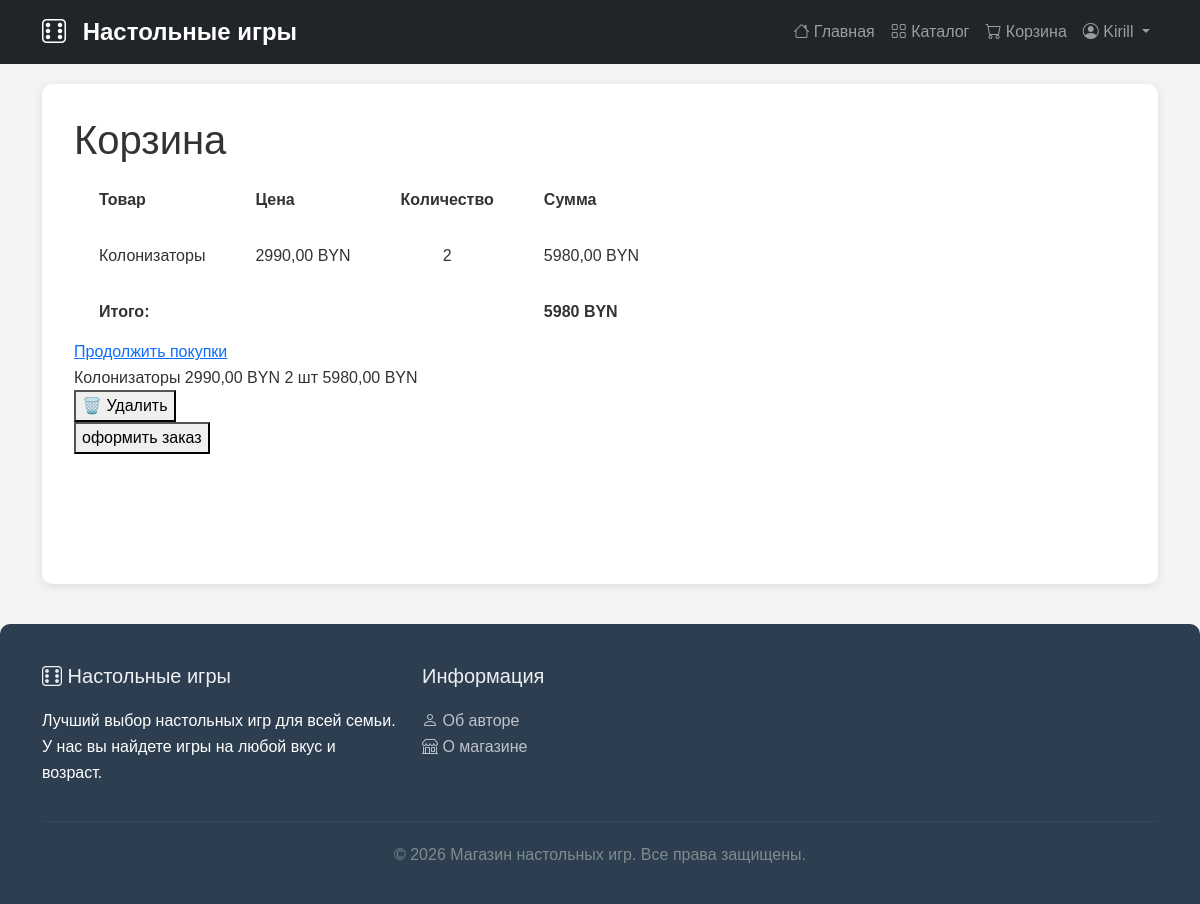
Before: /basket/ (signed in) with the older database file.
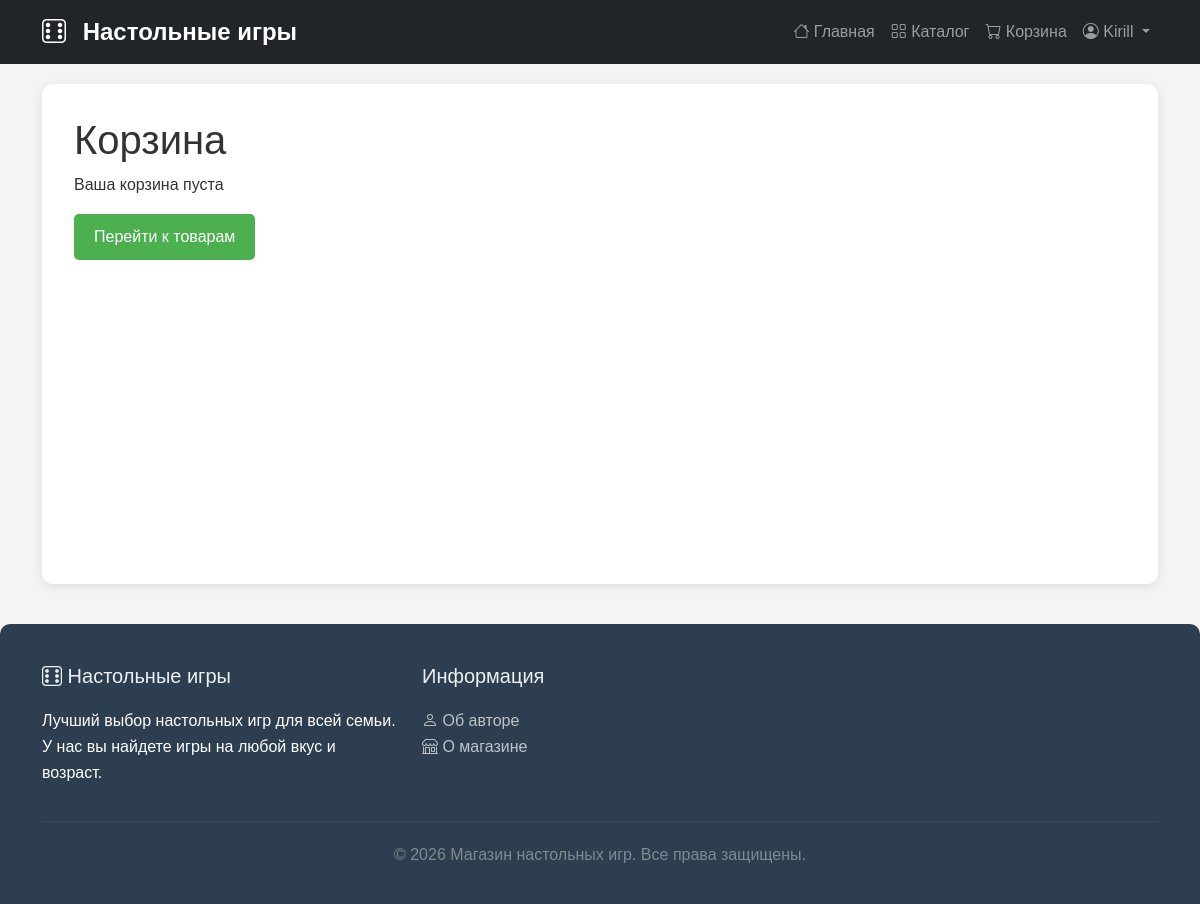
After: the same page with the newer database file.
### shop/models.py (models this page shows, shortened)
class BasketItem(models.Model):
    basket = models.ForeignKey(
        Basket,
        on_delete=models.CASCADE,
        related_name ='items',
    )
    product = models.ForeignKey(
        Product,
        on_delete=models.CASCADE,
        related_name ='in_basket',
    )
    count = models.PositiveIntegerField(default=1)
    def price_element(self):
        return self.product.price * self.count

class Product(models.Model):
    name = models.CharField(max_length = 200)
    description = models.TextField()
    product_photo = models.ImageField(
        upload_to='products/',
        blank = True,
        null=True,
    )
    price = models.DecimalField(
        max_digits=10,
        decimal_places=2,
        validators=[
            MinValueValidator(0)
        ]
    )
    count = models.IntegerField(
        validators=[
            MinValueValidator(0)
        ]
    )
    category = models.ForeignKey(
        Category,
        on_delete=models.CASCADE,
        related_name='products',
        verbose_name="Категория",
        help_text="выберите категорию товара"
    )
    manufacturer = models.ForeignKey(
        Manufacturer,
        on_delete=models.CASCADE,
        related_name='products',
        verbose_name="Производитель",
        help_text="Выберите производителя товара",
        null=True,
        blank=True
    )

### shop/views.py (the view)
# urls.py: path('basket/',views.basket,name='basket'),
@login_required
def basket(request):
    try:
        baskets = Basket.objects.prefetch_related('items__product').get(user=request.user)
        elements = baskets.items.all()
        total_cost = elements.aggregate(
            total=Sum(F('count') * F('product__price'))
        )['total'] or 0
    except Basket.DoesNotExist:
        baskets = None
        elements = []
        total_cost = 0
    return render(request, 'shop/basket.html', {
        'basket': baskets,
        'elements': elements,
        'total_cost': total_cost,
    })

### shop/templates/shop/basket.html (shortened to what this page needs)
{% extends 'shop/base.html' %}
{% block content %}
<div class="basket-container">
    <h1>Корзина</h1>
    {% if not user.is_authenticated %}
        <div class="alert alert-warning">
        </div>
    {% elif elements %}
        <table class="basket-table">
            <thead>
                <tr>
                    <th align ="center">Товар</th>
                    <th align ="center">Цена</th>
                    <th align ="center">Количество</th>
                    <th align ="center">Сумма</th>
                </tr>
            </thead>
            <tbody>
                {% for element in elements %}
                <tr>
                    <td align ="center">{{ element.product.name }}</td>
                    <td align ="center">{{ element.product.price }} BYN</td>
                    <td align ="center">{{ element.count }}</td>
                    <td align ="center">{{ element.price_element }} BYN</td>
                </tr>
                {% endfor %}
            </tbody>
            <tfoot>
                <tr>
                    <td colspan="3"><strong>Итого:</strong></td>
                    <td><strong>{{ total_cost }} BYN</strong></td>
                </tr>
            </tfoot>
        </table>
        <div class="basket-actions">
            <a href="{% url 'product_list' %}">Продолжить покупки</a>
        </div>
    {% else %}
        <p>Ваша корзина пуста</p>
       <form action="{% url 'product_list' %}" method="get">
            <button type="submit" style="padding: 10px 20px; background-color: #4CAF50; color: white; border: none; border-radius: 5px; cursor: pointer;">
        Перейти к товарам
            </button>
        </form>
        {% endif %}
</div>
{% for element in elements %}
<tr>
    <td>{{ element.product.name }}</td>
    <td>{{ element.product.price }} BYN</td>
    <td>{{ element.count }} шт</td>
    <td>{{ element.price_element }} BYN</td>
    <td>
        <form action="{% url 'remove_from_basket' element.id %}"
              method="post"
              onsubmit="return confirm('Удалить товар {{ element.product.name }} из корзины?')">
            <button type="submit" class="btn-remove">
                🗑️ Удалить
            </button>
        </form>
        <form action="{% url 'checkout' %}"
              method="post"
              onsubmit="return confirm('оформить заказ {{ element.product.name }} из корзины?')">
            <button type="submit" class="btn-remove">
                 оформить заказ
            </button>
        </form>
    </td>
</tr>
{% endfor %}
{% endblock %}

Changed rows visible on the page:
removed BasketItem: product.name "Колонизаторы", product.price "2990,00", count "2", price_element "5980,00"
Other visible differences:
{{ total_cost }}: "5980" → (not shown)
text no longer shown: "Товар Цена Количество Сумма Итого: BYN Продолжить покупки"
text now shown: "Ваша корзина пуста Перейти к товарам"
